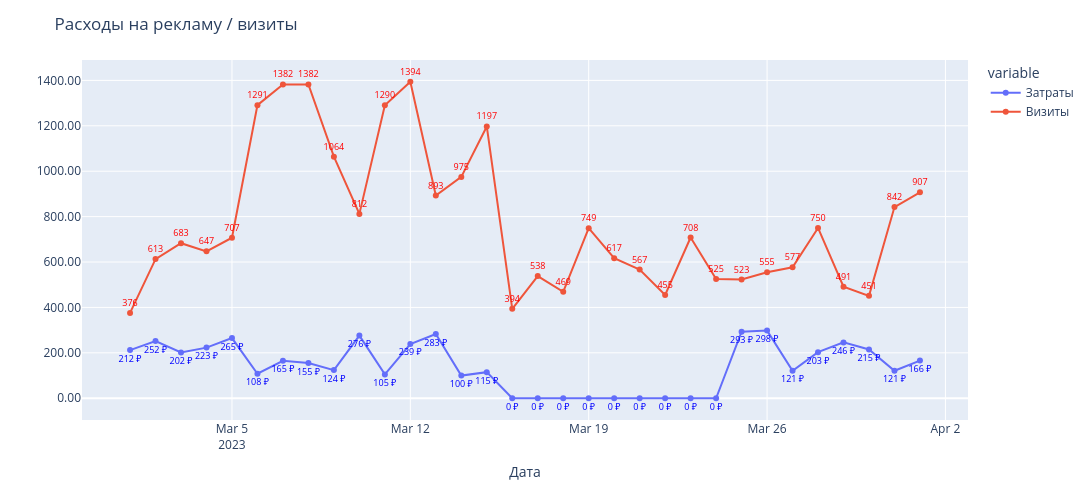

The notebook cell saved with this chart:
### Code cell
df_viz = visits_registrations_ads.copy()
df_viz['date_group'] = df_viz['date_group'].astype(str)
df_viz = df_viz[df_viz['date_group'].between(START_DATE, END_DATE)] 

fig = px.line(df_viz, 
              x='date_group', 
              y=['cost', 'visits'],
              markers=True,
              width=1900, 
              height=500,
        )

# Настраиваем подписи
fig.update_traces(
    name='Затраты',
    selector={'name': 'cost'},
    text=df_viz['cost'].apply(lambda x: f'{x:.0f} ₽'),
    textposition='bottom center',
    textfont=dict(size=9, color='blue'),
    mode='lines+markers+text'  # включаем отображение текста!
)

# Настраиваем подписи
fig.update_traces(
    name='Визиты',
    selector={'name': 'visits'},
    text=df_viz['visits'].apply(lambda x: f'{x:.0f}'),
    textposition='top center',
    textfont=dict(size=9, color='red'),
    mode='lines+markers+text'
)

fig.update_layout(
    yaxis_tickformat='.2f',
    xaxis_title='Дата',
    yaxis_title='',
    title='Расходы на рекламу / визиты'
)

#fig.write_image('./charts/visits_and_cost.png', width=1900, height=500, scale=1)
fig.show()

### Figure 1 — Plotly figure (JSON) as saved in the notebook; plotly's stock layout.template omitted (floating-point values rounded to 4 significant figures)
{"data": [{"hovertemplate": "variable=cost<br>date_group=%{x}<br>value=%{y}<extra></extra>", "legendgroup": "cost", "line": {"color": "#636efa", "dash": "solid"}, "marker": {"symbol": "circle"}, "mode": "lines+markers+text", "name": "Затраты", "orientation": "v", "showlegend": true, "text": ["212 ₽", "252 ₽", "202 ₽", "223 ₽", "265 ₽", "108 ₽", "165 ₽", "155 ₽", "124 ₽", "276 ₽", "105 ₽", "239 ₽", "283 ₽", "100 ₽", "115 ₽", "0 ₽", "0 ₽", "0 ₽", "0 ₽", "0 ₽", "0 ₽", "0 ₽", "0 ₽", "0 ₽", "293 ₽", "298 ₽", "121 ₽", "203 ₽", "246 ₽", "215 ₽", "121 ₽", "166 ₽"], "textfont": {"color": "blue", "size": 9}, "textposition": "bottom center", "type": "scatter", "x": ["2023-03-01", "2023-03-02", "2023-03-03", "2023-03-04", "2023-03-05", "2023-03-06", "2023-03-07", "2023-03-08", "2023-03-09", "2023-03-10", "2023-03-11", "2023-03-12", "2023-03-13", "2023-03-14", "2023-03-15", "2023-03-16", "2023-03-17", "2023-03-18", "2023-03-19", "2023-03-20", "2023-03-21", "2023-03-22", "2023-03-23", "2023-03-24", "2023-03-25", "2023-03-26", "2023-03-27", "2023-03-28", "2023-03-29", "2023-03-30", "2023-03-31", "2023-04-01"], "xaxis": "x", "y": [212.0, 252.0, 202.0, 223.0, 265.0, 108.0, 165.0, 155.0, 124.0, 276.0, 105.0, 239.0, 283.0, 100.0, 115.0, 0.0, 0.0, 0.0, 0.0, 0.0, 0.0, 0.0, 0.0, 0.0, 293.0, 298.0, 121.0, 203.0, 246.0, 215.0, 121.0, 166.0], "yaxis": "y"}, {"hovertemplate": "variable=visits<br>date_group=%{x}<br>value=%{y}<extra></extra>", "legendgroup": "visits", "line": {"color": "#EF553B", "dash": "solid"}, "marker": {"symbol": "circle"}, "mode": "lines+markers+text", "name": "Визиты", "orientation": "v", "showlegend": true, "text": ["376", "613", "683", "647", "707", "1291", "1382", "1382", "1064", "812", "1290", "1394", "893", "975", "1197", "394", "538", "469", "749", "617", "567", "455", "708", "525", "523", "555", "577", "750", "491", "451", "842", "907"], "textfont": {"color": "red", "size": 9}, "textposition": "top center", "type": "scatter", "x": ["2023-03-01", "2023-03-02", "2023-03-03", "2023-03-04", "2023-03-05", "2023-03-06", "2023-03-07", "2023-03-08", "2023-03-09", "2023-03-10", "2023-03-11", "2023-03-12", "2023-03-13", "2023-03-14", "2023-03-15", "2023-03-16", "2023-03-17", "2023-03-18", "2023-03-19", "2023-03-20", "2023-03-21", "2023-03-22", "2023-03-23", "2023-03-24", "2023-03-25", "2023-03-26", "2023-03-27", "2023-03-28", "2023-03-29", "2023-03-30", "2023-03-31", "2023-04-01"], "xaxis": "x", "y": [376.0, 613.0, 683.0, 647.0, 707.0, 1291.0, 1382.0, 1382.0, 1064.0, 812.0, 1290.0, 1394.0, 893.0, 975.0, 1197.0, 394.0, 538.0, 469.0, 749.0, 617.0, 567.0, 455.0, 708.0, 525.0, 523.0, 555.0, 577.0, 750.0, 491.0, 451.0, 842.0, 907.0], "yaxis": "y"}], "layout": {"height": 500, "legend": {"title": {"text": "variable"}, "tracegroupgap": 0}, "margin": {"t": 60}, "title": {"text": "Расходы на рекламу / визиты"}, "width": 1900, "xaxis": {"anchor": "y", "domain": [0, 1], "title": {"text": "Дата"}}, "yaxis": {"anchor": "x", "domain": [0, 1], "tickformat": ".2f", "title": {"text": ""}}}}
